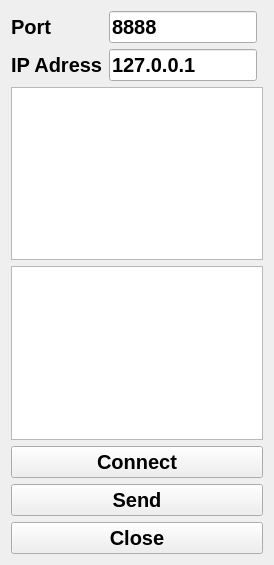
<?xml version="1.0" encoding="UTF-8"?>
<ui version="4.0">
 <class>ClientWidget</class>
 <widget class="QWidget" name="ClientWidget">
  <property name="geometry">
   <rect>
    <x>0</x>
    <y>0</y>
    <width>274</width>
    <height>565</height>
   </rect>
  </property>
  <property name="font">
   <font>
    <pointsize>15</pointsize>
    <weight>75</weight>
    <italic>false</italic>
    <bold>true</bold>
    <underline>false</underline>
    <strikeout>false</strikeout>
   </font>
  </property>
  <property name="windowTitle">
   <string>Form</string>
  </property>
  <property name="autoFillBackground">
   <bool>false</bool>
  </property>
  <layout class="QGridLayout" name="gridLayout">
   <item row="4" column="1" colspan="3">
    <widget class="QTextEdit" name="textEditSend"/>
   </item>
   <item row="1" column="2">
    <widget class="QLineEdit" name="lineEditIP">
     <property name="text">
      <string>127.0.0.1</string>
     </property>
    </widget>
   </item>
   <item row="3" column="1" colspan="3">
    <widget class="QTextEdit" name="textEditReceive">
     <property name="readOnly">
      <bool>true</bool>
     </property>
    </widget>
   </item>
   <item row="9" column="1" colspan="3">
    <layout class="QHBoxLayout" name="horizontalLayout">
     <item>
      <widget class="QPushButton" name="buttonClose">
       <property name="text">
        <string>Close</string>
       </property>
      </widget>
     </item>
    </layout>
   </item>
   <item row="0" column="1">
    <widget class="QLabel" name="label">
     <property name="autoFillBackground">
      <bool>false</bool>
     </property>
     <property name="text">
      <string>Port</string>
     </property>
    </widget>
   </item>
   <item row="0" column="2">
    <widget class="QLineEdit" name="lineEditPort">
     <property name="text">
      <string>8888</string>
     </property>
    </widget>
   </item>
   <item row="1" column="1">
    <widget class="QLabel" name="label_2">
     <property name="text">
      <string>IP Adress</string>
     </property>
    </widget>
   </item>
   <item row="7" column="1" colspan="3">
    <widget class="QPushButton" name="buttonConnect">
     <property name="enabled">
      <bool>true</bool>
     </property>
     <property name="minimumSize">
      <size>
       <width>80</width>
       <height>0</height>
      </size>
     </property>
     <property name="autoFillBackground">
      <bool>false</bool>
     </property>
     <property name="text">
      <string>Connect</string>
     </property>
    </widget>
   </item>
   <item row="8" column="1" colspan="3">
    <widget class="QPushButton" name="buttonSend">
     <property name="text">
      <string>Send</string>
     </property>
    </widget>
   </item>
  </layout>
 </widget>
 <resources/>
 <connections/>
</ui>
